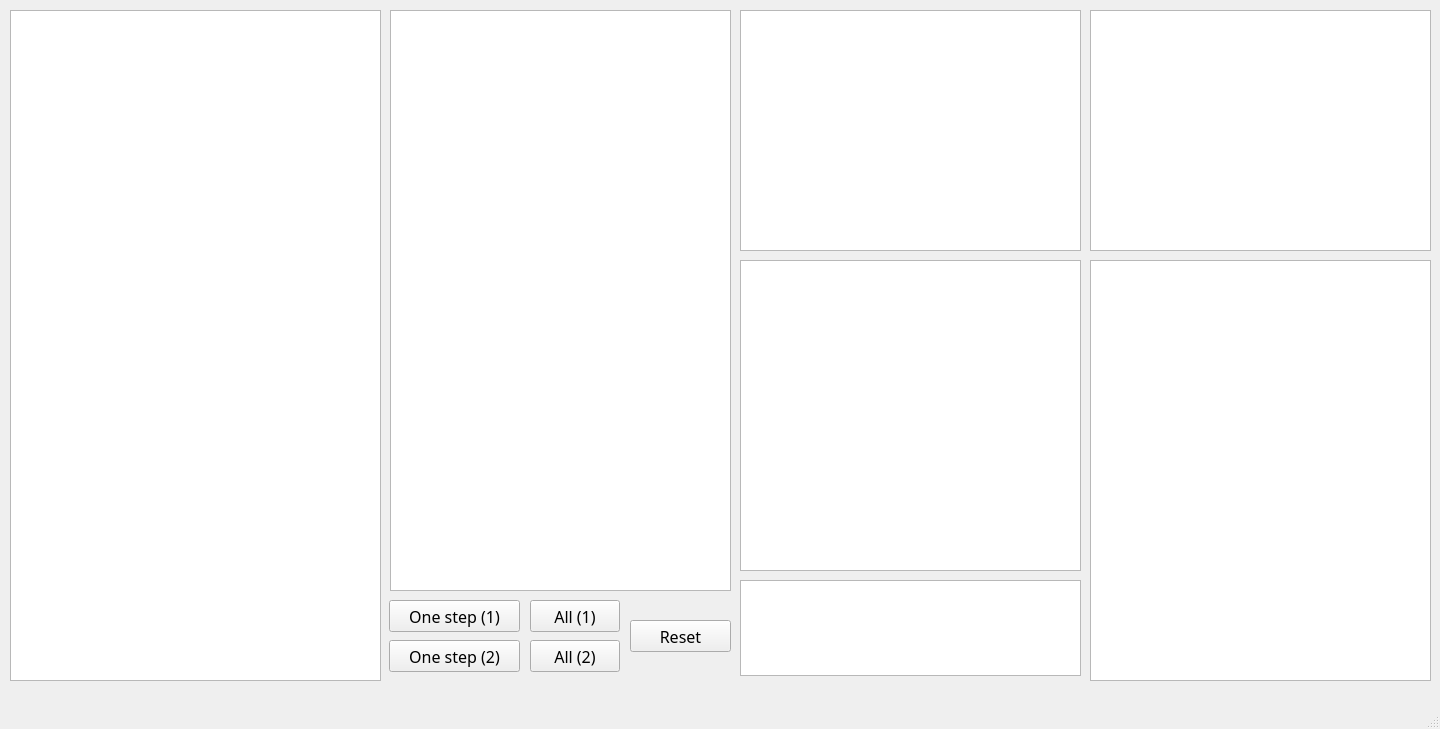
<?xml version="1.0" encoding="UTF-8"?>
<ui version="4.0">
 <class>MainWindow</class>
 <widget class="QMainWindow" name="MainWindow">
  <property name="geometry">
   <rect>
    <x>0</x>
    <y>0</y>
    <width>1440</width>
    <height>729</height>
   </rect>
  </property>
  <property name="font">
   <font>
    <family>Source Code Pro Medium</family>
    <pointsize>12</pointsize>
   </font>
  </property>
  <property name="windowTitle">
   <string>MainWindow</string>
  </property>
  <widget class="QWidget" name="centralwidget">
   <widget class="QPlainTextEdit" name="src">
    <property name="geometry">
     <rect>
      <x>10</x>
      <y>10</y>
      <width>371</width>
      <height>671</height>
     </rect>
    </property>
    <property name="font">
     <font>
      <family>Source Code Pro Medium</family>
      <pointsize>12</pointsize>
     </font>
    </property>
   </widget>
   <widget class="QPlainTextEdit" name="TMO">
    <property name="geometry">
     <rect>
      <x>390</x>
      <y>10</y>
      <width>341</width>
      <height>581</height>
     </rect>
    </property>
    <property name="readOnly">
     <bool>true</bool>
    </property>
   </widget>
   <widget class="QPlainTextEdit" name="TIM">
    <property name="geometry">
     <rect>
      <x>740</x>
      <y>10</y>
      <width>341</width>
      <height>241</height>
     </rect>
    </property>
    <property name="readOnly">
     <bool>true</bool>
    </property>
   </widget>
   <widget class="QPushButton" name="reset_btn">
    <property name="geometry">
     <rect>
      <x>630</x>
      <y>620</y>
      <width>101</width>
      <height>32</height>
     </rect>
    </property>
    <property name="text">
     <string>Reset</string>
    </property>
   </widget>
   <widget class="QPushButton" name="one_step_btn">
    <property name="geometry">
     <rect>
      <x>389</x>
      <y>600</y>
      <width>131</width>
      <height>32</height>
     </rect>
    </property>
    <property name="text">
     <string>One step (1)</string>
    </property>
   </widget>
   <widget class="QPushButton" name="all_btn">
    <property name="geometry">
     <rect>
      <x>530</x>
      <y>600</y>
      <width>90</width>
      <height>32</height>
     </rect>
    </property>
    <property name="text">
     <string>All (1)</string>
    </property>
   </widget>
   <widget class="QPlainTextEdit" name="err">
    <property name="geometry">
     <rect>
      <x>740</x>
      <y>580</y>
      <width>341</width>
      <height>96</height>
     </rect>
    </property>
    <property name="readOnly">
     <bool>true</bool>
    </property>
   </widget>
   <widget class="QPlainTextEdit" name="vars">
    <property name="geometry">
     <rect>
      <x>1090</x>
      <y>10</y>
      <width>341</width>
      <height>241</height>
     </rect>
    </property>
    <property name="readOnly">
     <bool>true</bool>
    </property>
   </widget>
   <widget class="QPushButton" name="one_step_btn_2">
    <property name="geometry">
     <rect>
      <x>389</x>
      <y>640</y>
      <width>131</width>
      <height>32</height>
     </rect>
    </property>
    <property name="text">
     <string>One step (2)</string>
    </property>
   </widget>
   <widget class="QPushButton" name="all_btn_2">
    <property name="geometry">
     <rect>
      <x>530</x>
      <y>640</y>
      <width>90</width>
      <height>32</height>
     </rect>
    </property>
    <property name="text">
     <string>All (2)</string>
    </property>
   </widget>
   <widget class="QPlainTextEdit" name="sp_res">
    <property name="geometry">
     <rect>
      <x>1090</x>
      <y>260</y>
      <width>341</width>
      <height>421</height>
     </rect>
    </property>
    <property name="readOnly">
     <bool>true</bool>
    </property>
   </widget>
   <widget class="QPlainTextEdit" name="fp_res">
    <property name="geometry">
     <rect>
      <x>740</x>
      <y>260</y>
      <width>341</width>
      <height>311</height>
     </rect>
    </property>
    <property name="readOnly">
     <bool>true</bool>
    </property>
   </widget>
  </widget>
  <widget class="QMenuBar" name="menubar">
   <property name="geometry">
    <rect>
     <x>0</x>
     <y>0</y>
     <width>1440</width>
     <height>34</height>
    </rect>
   </property>
  </widget>
  <widget class="QStatusBar" name="statusbar"/>
 </widget>
 <resources/>
 <connections/>
</ui>
